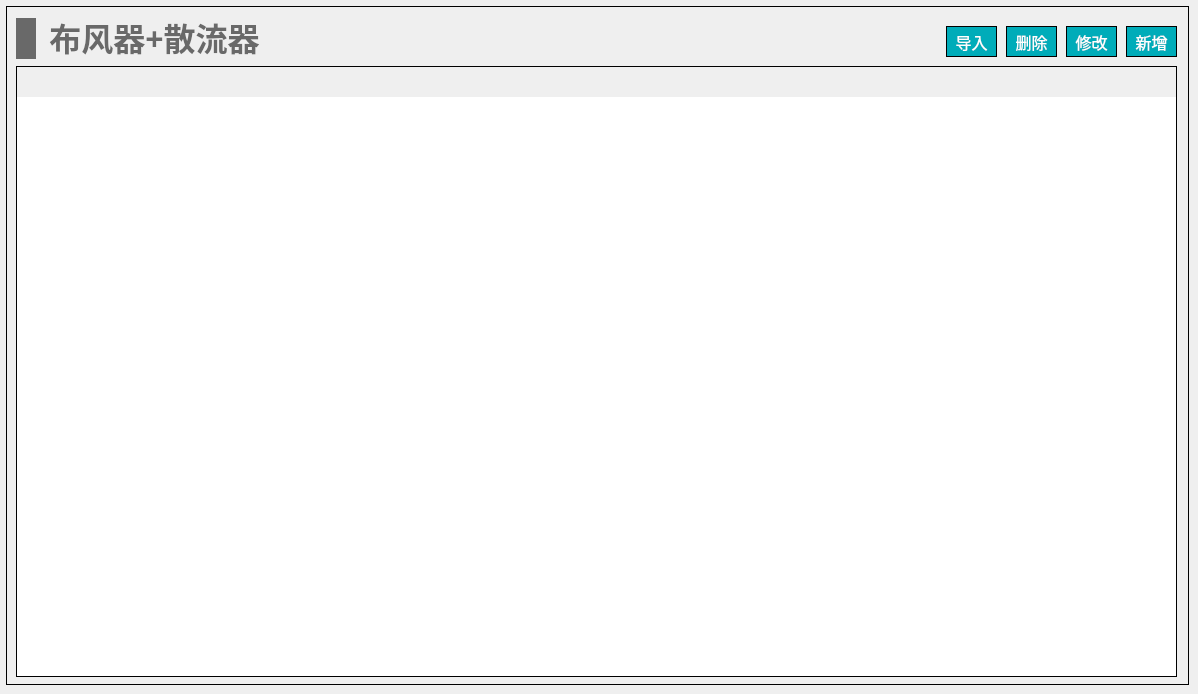
   <widget class="QWidget" name="page_air_diff_terminal_atten">
    <widget class="QWidget" name="widget_air_diff_terminal_atten" native="true">
     <property name="geometry">
      <rect>
       <x>6</x>
       <y>6</y>
       <width>1183</width>
       <height>679</height>
      </rect>
     </property>
     <property name="styleSheet">
      <string notr="true">#widget_air_diff_terminal_atten
{
border: 1px solid #000000;
}</string>
     </property>
     <widget class="QTableWidget" name="tableWidget_air_diff_terminal_atten">
      <property name="geometry">
       <rect>
        <x>10</x>
        <y>60</y>
        <width>1161</width>
        <height>611</height>
       </rect>
      </property>
      <property name="focusPolicy">
       <enum>Qt::NoFocus</enum>
      </property>
      <property name="layoutDirection">
       <enum>Qt::LeftToRight</enum>
      </property>
      <property name="styleSheet">
       <string notr="true">/*设置标题(包括垂直+水平的)*/
QHeaderView
{							
	
	font-size: 15px;				/*字大小*/
	font-family: '黑体';
	/*border: 1px solid #B4B4B4;*/
	border:none;
    /*border-bottom: 2px solid #999999; */		/*下边框颜色*/
    /*background: #9DC6E6;*/				/*背景浅蓝色*/ 
	min-height:30px;
	text-align: center;	       
}


/*设置标题(水平的)*/
QHeaderView::section:horizontal { 					
        border: 1px solid #AFAFAF; 			/*间隔颜色*/
	    border-bottom: 2px solid #999999; 							
        color: black;
        background: #9DC6E6;
}

/*设置鼠标停留状态*/
QHeaderView::section:horizontal:hover 
{			
        color: black;							/*字体白色*/
        background: #82AFC9;				/*背景深蓝色*/
}

/*设置鼠标按下状态*/
QHeaderView::section:horizontal:pressed 
{			
        color: black;
        background: #82AFC9;
		border-bottom: 3px solid #037BFC;				
}


QTableWidget 
{
		font-size: 14px;				/*10榜*/
		font-family: '黑体';				
		color : black;				
        border: 1px solid #000000;		
        background: white;
        gridline-color: #E0E0E0;	
        text-align: center;	
        outline:0px;			/*禁止焦点*/
}

/*设置选中的视图项*/
QTableWidget::item:selected
{				    
		border: 2px solid #0398FC;	
        color : black;				
}</string>
      </property>
      <property name="frameShape">
       <enum>QFrame::StyledPanel</enum>
      </property>
     </widget>
     <widget class="QWidget" name="layoutWidget_22">
      <property name="geometry">
       <rect>
        <x>10</x>
        <y>10</y>
        <width>251</width>
        <height>45</height>
       </rect>
      </property>
      <layout class="QHBoxLayout" name="horizontalLayout_35">
       <item>
        <widget class="QLabel" name="label_50">
         <property name="minimumSize">
          <size>
           <width>20</width>
           <height>41</height>
          </size>
         </property>
         <property name="maximumSize">
          <size>
           <width>20</width>
           <height>41</height>
          </size>
         </property>
         <property name="styleSheet">
          <string notr="true">QLabel { 
border: none; 
background-color : rgb(105, 105, 105);
}</string>
         </property>
         <property name="text">
          <string/>
         </property>
        </widget>
       </item>
       <item>
        <widget class="QLabel" name="label_51">
         <property name="font">
          <font>
           <family>Microsoft YaHei</family>
           <pointsize>24</pointsize>
           <bold>true</bold>
          </font>
         </property>
         <property name="styleSheet">
          <string notr="true">QLabel { 
border: none; 
color : rgb(105, 105, 105);
}</string>
         </property>
         <property name="text">
          <string>布风器+散流器</string>
         </property>
         <property name="alignment">
          <set>Qt::AlignBottom|Qt::AlignHCenter</set>
         </property>
        </widget>
       </item>
      </layout>
     </widget>
     <widget class="QPushButton" name="pushButton_air_diff_terminal_atten_del">
      <property name="geometry">
       <rect>
        <x>1000</x>
        <y>20</y>
        <width>51</width>
        <height>31</height>
       </rect>
      </property>
      <property name="font">
       <font>
        <family>黑体</family>
        <pointsize>12</pointsize>
       </font>
      </property>
      <property name="styleSheet">
       <string notr="true">QPushButton
{
	color:#ffffff; /*文字颜色*/
    background-color: #00ACB9;/*背景色*/
    border-radius:0px; /*边框倒角*/
	border: 1px solid #000000;
}


QPushButton:hover 
{
background-color: rgb(0,142,153);
color: white;
}</string>
      </property>
      <property name="text">
       <string>删除</string>
      </property>
     </widget>
     <widget class="QPushButton" name="pushButton_air_diff_terminal_atten_input">
      <property name="geometry">
       <rect>
        <x>940</x>
        <y>20</y>
        <width>51</width>
        <height>31</height>
       </rect>
      </property>
      <property name="font">
       <font>
        <family>黑体</family>
        <pointsize>12</pointsize>
       </font>
      </property>
      <property name="styleSheet">
       <string notr="true">QPushButton
{
	color:#ffffff; /*文字颜色*/
    background-color: #00ACB9;/*背景色*/
    border-radius:0px; /*边框倒角*/
	border: 1px solid #000000;
}


QPushButton:hover 
{
background-color: rgb(0,142,153);
color: white;
}</string>
      </property>
      <property name="text">
       <string>导入</string>
      </property>
     </widget>
     <widget class="QPushButton" name="pushButton_air_diff_terminal_atten_add">
      <property name="geometry">
       <rect>
        <x>1120</x>
        <y>20</y>
        <width>51</width>
        <height>31</height>
       </rect>
      </property>
      <property name="font">
       <font>
        <family>黑体</family>
        <pointsize>12</pointsize>
       </font>
      </property>
      <property name="styleSheet">
       <string notr="true">QPushButton
{
	color:#ffffff; /*文字颜色*/
    background-color: #00ACB9;/*背景色*/
    border-radius:0px; /*边框倒角*/
	border: 1px solid #000000;
}


QPushButton:hover 
{
background-color: rgb(0,142,153);
color: white;
}</string>
      </property>
      <property name="text">
       <string>新增</string>
      </property>
     </widget>
     <widget class="QPushButton" name="pushButton_air_diff_terminal_atten_revise">
      <property name="geometry">
       <rect>
        <x>1060</x>
        <y>20</y>
        <width>51</width>
        <height>31</height>
       </rect>
      </property>
      <property name="font">
       <font>
        <family>黑体</family>
        <pointsize>12</pointsize>
       </font>
      </property>
      <property name="styleSheet">
       <string notr="true">QPushButton
{
	color:#ffffff; /*文字颜色*/
    background-color: #00ACB9;/*背景色*/
    border-radius:0px; /*边框倒角*/
	border: 1px solid #000000;
}


QPushButton:hover 
{
background-color: rgb(0,142,153);
color: white;
}</string>
      </property>
      <property name="text">
       <string>修改</string>
      </property>
     </widget>
    </widget>
   </widget>
